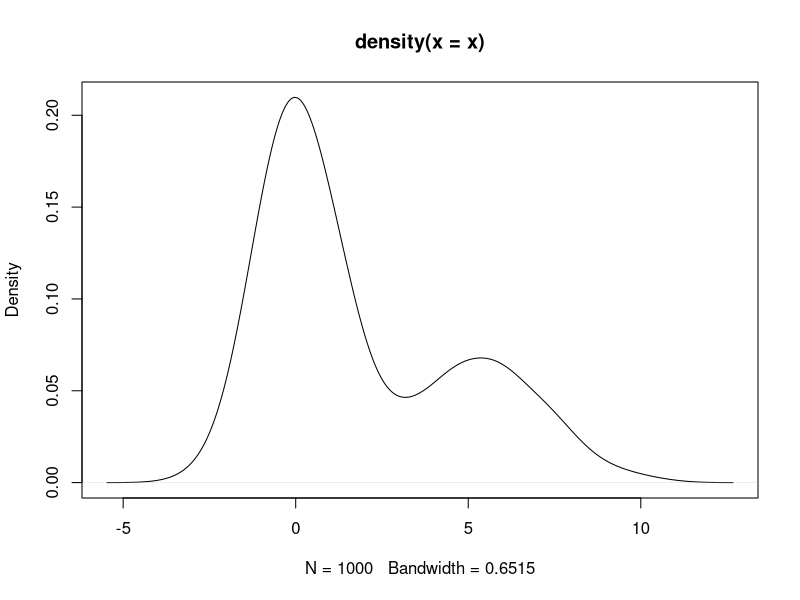

This chart was generated by the following R code:
#Simulate EM algorithm
set.seed(10)

## Sum over only finite values because log yields infinite values sometimes
sum.finite <- function(x) {
  sum(x[is.finite(x)])
}

#Simulation scenario
pi <- 0.35; n <- 1000
mu0 <- 0; sig0 <- 1;
mu1 <- 5; sig1 <- 2
theta <- rbinom(n, 1, pi)
x <- theta*rnorm(n, mu1, sig1) + (1-theta)*rnorm(n, mu0, sig0)

plot(density(x))


#Implement EM Algorithm#

#initial values
Q <- 0
#-------Clustering and finding initial values--------#
mem <- kmeans(x,2)$cluster
mu1.new <- mean(x[mem==1])
mu0.new <- mean(x[mem==2])
sig1.new <- var(x[mem==1])
sig0.new <- var(x[mem==2])
pi1 <- p <- sum(mem==1)/length(mem)
pi2 <- p.inv <- sum(mem==2)/length(mem)
#----------------------------------------------------#
#First iteration
p.inv.numerator.update <- p.inv * dnorm(x, mu0.new, sqrt(sig0.new)) #p.inv = 1-pi
p.numerator.update <- p * dnorm(x, mu1.new, sqrt(sig1.new))

p.tot <- p.inv.numerator.update + p.numerator.update
p.new.x <- p.numerator.update /p.tot
p.inv.new.x <- p.inv.numerator.update/p.tot


Q <- sum.finite((p.new.x * log(dnorm(x, mu1.new, sqrt(sig1.new)) * p))) + 
  sum.finite(p.inv.new.x * log(dnorm(x, mu0.new, sqrt(sig0.new)) * p.inv))

k <- 2; Q[2] <- Q+1 #Q[2] is a dummy so loop is entered.

while(abs(Q[k]-Q[k-1])> 1e-6){
  
  p.numerator.update <- p * dnorm(x, mu1.new, sqrt(sig1.new))
  p.inv.numerator.update <- p.inv * dnorm(x, mu0.new, sqrt(sig0.new)) #p.inv = 1-pi
  
  
  p.tot <- p.inv.numerator.update + p.numerator.update
  p.new.x <- p.numerator.update /p.tot
  p.inv.new.x <- p.inv.numerator.update/p.tot
  
  p <- sum.finite(p.new.x)/n
  p.inv <- sum.finite(p.inv.new.x)/n
  
  mu0.new <- sum.finite(x*p.inv.new.x)/sum.finite(p.inv.new.x)
  mu1.new <- sum.finite(x*p.new.x)/sum.finite(p.new.x)
  
  sig0.new <- sum.finite( (x-mu0.new)^2*p.inv.new.x ) / sum.finite(p.inv.new.x)
  sig1.new <- sum.finite( (x-mu1.new)^2*p.new.x ) / sum.finite(p.new.x)
  
   k <- k+1
  
  Q[k] <- sum.finite((p.new.x * log(dnorm(x, mu1.new, sqrt(sig1.new)) * p))) + 
                sum.finite(p.inv.new.x * log(dnorm(x, mu0.new, sqrt(sig0.new)) * p.inv))
  
  if(k%%100 ==0)
    print(k)
  
}
#Check performance
k
p
p.inv
mu0.new; sqrt(sig0.new);
mu1.new; sqrt(sig1.new);

abs(mu0-mu0.new);
abs(sig0-sig0.new)

abs(mu1-mu1.new);
abs(sig1-sig1.new)

#_______________________________________________________________________________#
#Another way of implementing EM using built-in  function
library(mixtools)
gm<-normalmixEM(x,k=2,lambda=c(pi1, pi2),mu=c(mean(x[mem==1], mean(x[mem==2]))),sigma=c(sd(x[mem==1]), sd(x[mem==2])))
gm$lambda #pi and 1-pi
gm$mu
gm$sigma
# not always a good result
